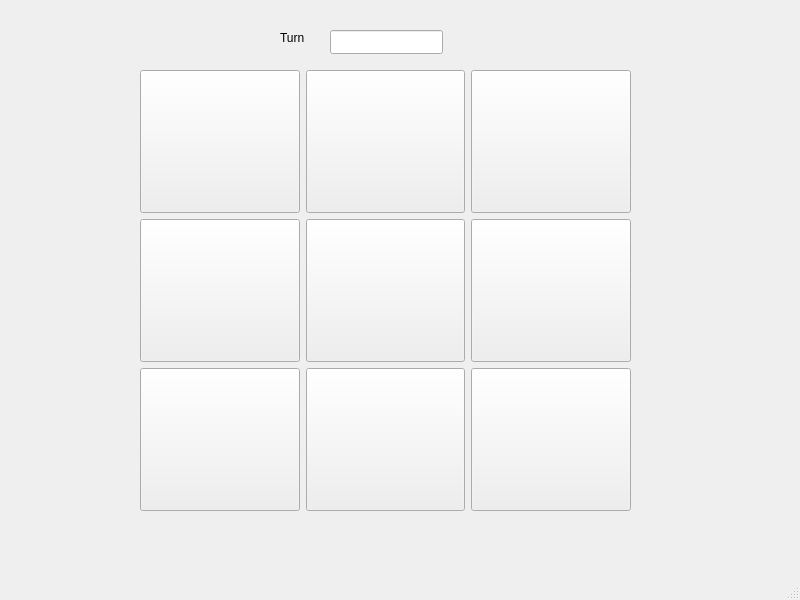
<?xml version="1.0" encoding="UTF-8"?>
<ui version="4.0">
 <class>MainWindow</class>
 <widget class="QMainWindow" name="MainWindow">
  <property name="geometry">
   <rect>
    <x>0</x>
    <y>0</y>
    <width>800</width>
    <height>600</height>
   </rect>
  </property>
  <property name="windowTitle">
   <string>MainWindow</string>
  </property>
  <widget class="QWidget" name="centralwidget">
   <widget class="QWidget" name="gridLayoutWidget">
    <property name="geometry">
     <rect>
      <x>140</x>
      <y>70</y>
      <width>491</width>
      <height>441</height>
     </rect>
    </property>
    <layout class="QGridLayout" name="gridLayout">
     <item row="0" column="1">
      <widget class="QPushButton" name="Mid_Top">
       <property name="sizePolicy">
        <sizepolicy hsizetype="Preferred" vsizetype="Preferred">
         <horstretch>0</horstretch>
         <verstretch>0</verstretch>
        </sizepolicy>
       </property>
       <property name="font">
        <font>
         <pointsize>40</pointsize>
        </font>
       </property>
       <property name="text">
        <string/>
       </property>
       <property name="checkable">
        <bool>true</bool>
       </property>
       <property name="checked">
        <bool>false</bool>
       </property>
      </widget>
     </item>
     <item row="1" column="2">
      <widget class="QPushButton" name="Mid_Right">
       <property name="sizePolicy">
        <sizepolicy hsizetype="Preferred" vsizetype="Preferred">
         <horstretch>0</horstretch>
         <verstretch>0</verstretch>
        </sizepolicy>
       </property>
       <property name="font">
        <font>
         <pointsize>40</pointsize>
        </font>
       </property>
       <property name="text">
        <string/>
       </property>
       <property name="checkable">
        <bool>true</bool>
       </property>
       <property name="checked">
        <bool>false</bool>
       </property>
      </widget>
     </item>
     <item row="1" column="1">
      <widget class="QPushButton" name="Middle">
       <property name="sizePolicy">
        <sizepolicy hsizetype="Preferred" vsizetype="Preferred">
         <horstretch>0</horstretch>
         <verstretch>0</verstretch>
        </sizepolicy>
       </property>
       <property name="font">
        <font>
         <pointsize>40</pointsize>
        </font>
       </property>
       <property name="text">
        <string/>
       </property>
       <property name="checkable">
        <bool>true</bool>
       </property>
       <property name="checked">
        <bool>false</bool>
       </property>
      </widget>
     </item>
     <item row="2" column="1">
      <widget class="QPushButton" name="Mid_Bot">
       <property name="sizePolicy">
        <sizepolicy hsizetype="Preferred" vsizetype="Preferred">
         <horstretch>0</horstretch>
         <verstretch>0</verstretch>
        </sizepolicy>
       </property>
       <property name="font">
        <font>
         <pointsize>40</pointsize>
        </font>
       </property>
       <property name="text">
        <string/>
       </property>
       <property name="checkable">
        <bool>true</bool>
       </property>
       <property name="checked">
        <bool>false</bool>
       </property>
      </widget>
     </item>
     <item row="1" column="0">
      <widget class="QPushButton" name="Mid_Left">
       <property name="sizePolicy">
        <sizepolicy hsizetype="Preferred" vsizetype="Preferred">
         <horstretch>0</horstretch>
         <verstretch>0</verstretch>
        </sizepolicy>
       </property>
       <property name="font">
        <font>
         <pointsize>40</pointsize>
        </font>
       </property>
       <property name="text">
        <string/>
       </property>
       <property name="checkable">
        <bool>true</bool>
       </property>
       <property name="checked">
        <bool>false</bool>
       </property>
      </widget>
     </item>
     <item row="0" column="2">
      <widget class="QPushButton" name="Top_Right">
       <property name="sizePolicy">
        <sizepolicy hsizetype="Preferred" vsizetype="Preferred">
         <horstretch>0</horstretch>
         <verstretch>0</verstretch>
        </sizepolicy>
       </property>
       <property name="font">
        <font>
         <pointsize>40</pointsize>
        </font>
       </property>
       <property name="text">
        <string/>
       </property>
       <property name="checkable">
        <bool>true</bool>
       </property>
       <property name="checked">
        <bool>false</bool>
       </property>
      </widget>
     </item>
     <item row="2" column="2">
      <widget class="QPushButton" name="Bot_Right">
       <property name="sizePolicy">
        <sizepolicy hsizetype="Preferred" vsizetype="Preferred">
         <horstretch>0</horstretch>
         <verstretch>0</verstretch>
        </sizepolicy>
       </property>
       <property name="font">
        <font>
         <pointsize>40</pointsize>
        </font>
       </property>
       <property name="text">
        <string/>
       </property>
       <property name="checkable">
        <bool>true</bool>
       </property>
       <property name="checked">
        <bool>false</bool>
       </property>
      </widget>
     </item>
     <item row="0" column="0">
      <widget class="QPushButton" name="Top_Left">
       <property name="sizePolicy">
        <sizepolicy hsizetype="Preferred" vsizetype="Preferred">
         <horstretch>0</horstretch>
         <verstretch>0</verstretch>
        </sizepolicy>
       </property>
       <property name="font">
        <font>
         <pointsize>40</pointsize>
        </font>
       </property>
       <property name="text">
        <string/>
       </property>
       <property name="checkable">
        <bool>true</bool>
       </property>
       <property name="checked">
        <bool>false</bool>
       </property>
      </widget>
     </item>
     <item row="2" column="0">
      <widget class="QPushButton" name="Bot_Left">
       <property name="sizePolicy">
        <sizepolicy hsizetype="Preferred" vsizetype="Preferred">
         <horstretch>0</horstretch>
         <verstretch>0</verstretch>
        </sizepolicy>
       </property>
       <property name="font">
        <font>
         <pointsize>40</pointsize>
        </font>
       </property>
       <property name="text">
        <string/>
       </property>
       <property name="checkable">
        <bool>true</bool>
       </property>
       <property name="checked">
        <bool>false</bool>
       </property>
      </widget>
     </item>
    </layout>
   </widget>
   <widget class="QLineEdit" name="lineEdit">
    <property name="geometry">
     <rect>
      <x>330</x>
      <y>30</y>
      <width>113</width>
      <height>24</height>
     </rect>
    </property>
   </widget>
   <widget class="QLabel" name="label">
    <property name="geometry">
     <rect>
      <x>280</x>
      <y>30</y>
      <width>49</width>
      <height>16</height>
     </rect>
    </property>
    <property name="text">
     <string>Turn</string>
    </property>
   </widget>
  </widget>
  <widget class="QMenuBar" name="menubar">
   <property name="geometry">
    <rect>
     <x>0</x>
     <y>0</y>
     <width>800</width>
     <height>21</height>
    </rect>
   </property>
  </widget>
  <widget class="QStatusBar" name="statusbar"/>
 </widget>
 <resources/>
 <connections/>
</ui>
